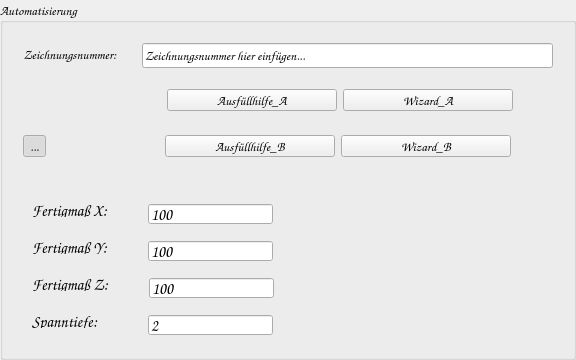
     <widget class="QGroupBox" name="gb_automatisierung">
      <property name="sizePolicy">
       <sizepolicy hsizetype="Preferred" vsizetype="MinimumExpanding">
        <horstretch>0</horstretch>
        <verstretch>0</verstretch>
       </sizepolicy>
      </property>
      <property name="minimumSize">
       <size>
        <width>450</width>
        <height>160</height>
       </size>
      </property>
      <property name="maximumSize">
       <size>
        <width>16777215</width>
        <height>360</height>
       </size>
      </property>
      <property name="font">
       <font>
        <family>Comic Sans MS</family>
        <pointsize>10</pointsize>
        <bold>false</bold>
       </font>
      </property>
      <property name="title">
       <string>Automatisierung</string>
      </property>
      <property name="alignment">
       <set>Qt::AlignmentFlag::AlignLeading|Qt::AlignmentFlag::AlignLeft|Qt::AlignmentFlag::AlignVCenter</set>
      </property>
      <layout class="QVBoxLayout" name="verticalLayout_4">
       <item>
        <widget class="QWidget" name="wg_zeichnungsnr" native="true">
         <property name="minimumSize">
          <size>
           <width>0</width>
           <height>40</height>
          </size>
         </property>
         <property name="maximumSize">
          <size>
           <width>16777215</width>
           <height>60</height>
          </size>
         </property>
         <layout class="QHBoxLayout" name="horizontalLayout_13">
          <item>
           <widget class="QLabel" name="lb_zeichnungsnr">
            <property name="sizePolicy">
             <sizepolicy hsizetype="Fixed" vsizetype="Fixed">
              <horstretch>0</horstretch>
              <verstretch>0</verstretch>
             </sizepolicy>
            </property>
            <property name="maximumSize">
             <size>
              <width>200</width>
              <height>200</height>
             </size>
            </property>
            <property name="font">
             <font>
              <family>Comic Sans MS</family>
              <pointsize>10</pointsize>
              <bold>false</bold>
             </font>
            </property>
            <property name="text">
             <string>Zeichnungsnummer:</string>
            </property>
            <property name="alignment">
             <set>Qt::AlignmentFlag::AlignCenter</set>
            </property>
           </widget>
          </item>
          <item>
           <spacer name="horizontalSpacer_13">
            <property name="orientation">
             <enum>Qt::Orientation::Horizontal</enum>
            </property>
            <property name="sizeType">
             <enum>QSizePolicy::Policy::Fixed</enum>
            </property>
            <property name="sizeHint" stdset="0">
             <size>
              <width>19</width>
              <height>20</height>
             </size>
            </property>
           </spacer>
          </item>
          <item>
           <widget class="QLineEdit" name="le_zeichnungsnr">
            <property name="minimumSize">
             <size>
              <width>335</width>
              <height>25</height>
             </size>
            </property>
            <property name="font">
             <font>
              <family>Comic Sans MS</family>
              <pointsize>10</pointsize>
              <bold>false</bold>
             </font>
            </property>
            <property name="text">
             <string>Zeichnungsnummer hier einfügen...</string>
            </property>
           </widget>
          </item>
         </layout>
        </widget>
       </item>
       <item>
        <widget class="QWidget" name="wg_wizard_a_buttons" native="true">
         <property name="minimumSize">
          <size>
           <width>0</width>
           <height>40</height>
          </size>
         </property>
         <property name="maximumSize">
          <size>
           <width>16777215</width>
           <height>50</height>
          </size>
         </property>
         <layout class="QHBoxLayout" name="horizontalLayout_22">
          <item>
           <spacer name="horizontalSpacer_41">
            <property name="orientation">
             <enum>Qt::Orientation::Horizontal</enum>
            </property>
            <property name="sizeType">
             <enum>QSizePolicy::Policy::Fixed</enum>
            </property>
            <property name="sizeHint" stdset="0">
             <size>
              <width>144</width>
              <height>20</height>
             </size>
            </property>
           </spacer>
          </item>
          <item>
           <widget class="QPushButton" name="pb_ausfuellhilfe_a">
            <property name="minimumSize">
             <size>
              <width>170</width>
              <height>0</height>
             </size>
            </property>
            <property name="maximumSize">
             <size>
              <width>210</width>
              <height>16777215</height>
             </size>
            </property>
            <property name="font">
             <font>
              <family>Comic Sans MS</family>
              <pointsize>10</pointsize>
              <bold>false</bold>
             </font>
            </property>
            <property name="text">
             <string>Ausfüllhilfe_A</string>
            </property>
            <property name="autoDefault">
             <bool>true</bool>
            </property>
           </widget>
          </item>
          <item>
           <widget class="QPushButton" name="pb_wizard_a">
            <property name="minimumSize">
             <size>
              <width>170</width>
              <height>0</height>
             </size>
            </property>
            <property name="maximumSize">
             <size>
              <width>210</width>
              <height>16777215</height>
             </size>
            </property>
            <property name="font">
             <font>
              <family>Comic Sans MS</family>
              <pointsize>10</pointsize>
              <bold>false</bold>
             </font>
            </property>
            <property name="text">
             <string>Wizard_A</string>
            </property>
            <property name="autoDefault">
             <bool>true</bool>
            </property>
           </widget>
          </item>
          <item>
           <spacer name="horizontalSpacer_43">
            <property name="orientation">
             <enum>Qt::Orientation::Horizontal</enum>
            </property>
            <property name="sizeHint" stdset="0">
             <size>
              <width>40</width>
              <height>20</height>
             </size>
            </property>
           </spacer>
          </item>
         </layout>
        </widget>
       </item>
       <item>
        <widget class="QWidget" name="wg_wizard_b_buttons" native="true">
         <property name="minimumSize">
          <size>
           <width>0</width>
           <height>40</height>
          </size>
         </property>
         <property name="maximumSize">
          <size>
           <width>16777215</width>
           <height>50</height>
          </size>
         </property>
         <layout class="QHBoxLayout" name="horizontalLayout_23">
          <item>
           <widget class="QToolButton" name="tb_wizard_b_aufklappen">
            <property name="font">
             <font>
              <family>Comic Sans MS</family>
              <pointsize>10</pointsize>
              <bold>false</bold>
             </font>
            </property>
            <property name="focusPolicy">
             <enum>Qt::FocusPolicy::NoFocus</enum>
            </property>
            <property name="text">
             <string>...</string>
            </property>
            <property name="shortcut">
             <string notr="true"/>
            </property>
            <property name="checkable">
             <bool>true</bool>
            </property>
            <property name="checked">
             <bool>true</bool>
            </property>
            <property name="autoRaise">
             <bool>true</bool>
            </property>
           </widget>
          </item>
          <item>
           <spacer name="horizontalSpacer_42">
            <property name="orientation">
             <enum>Qt::Orientation::Horizontal</enum>
            </property>
            <property name="sizeType">
             <enum>QSizePolicy::Policy::Fixed</enum>
            </property>
            <property name="sizeHint" stdset="0">
             <size>
              <width>113</width>
              <height>20</height>
             </size>
            </property>
           </spacer>
          </item>
          <item>
           <widget class="QPushButton" name="pb_ausfuellhilfe_b">
            <property name="minimumSize">
             <size>
              <width>170</width>
              <height>0</height>
             </size>
            </property>
            <property name="maximumSize">
             <size>
              <width>210</width>
              <height>16777215</height>
             </size>
            </property>
            <property name="font">
             <font>
              <family>Comic Sans MS</family>
              <pointsize>10</pointsize>
              <bold>false</bold>
             </font>
            </property>
            <property name="text">
             <string>Ausfüllhilfe_B</string>
            </property>
            <property name="autoDefault">
             <bool>true</bool>
            </property>
           </widget>
          </item>
          <item>
           <widget class="QPushButton" name="pb_wizard_b">
            <property name="minimumSize">
             <size>
              <width>170</width>
              <height>0</height>
             </size>
            </property>
            <property name="maximumSize">
             <size>
              <width>210</width>
              <height>16777215</height>
             </size>
            </property>
            <property name="font">
             <font>
              <family>Comic Sans MS</family>
              <pointsize>10</pointsize>
              <bold>false</bold>
             </font>
            </property>
            <property name="text">
             <string>Wizard_B</string>
            </property>
            <property name="autoDefault">
             <bool>true</bool>
            </property>
           </widget>
          </item>
          <item>
           <spacer name="horizontalSpacer_44">
            <property name="orientation">
             <enum>Qt::Orientation::Horizontal</enum>
            </property>
            <property name="sizeHint" stdset="0">
             <size>
              <width>40</width>
              <height>20</height>
             </size>
            </property>
           </spacer>
          </item>
         </layout>
        </widget>
       </item>
       <item>
        <spacer name="verticalSpacer_4">
         <property name="orientation">
          <enum>Qt::Orientation::Vertical</enum>
         </property>
         <property name="sizeHint" stdset="0">
          <size>
           <width>20</width>
           <height>40</height>
          </size>
         </property>
        </spacer>
       </item>
       <item>
        <widget class="QWidget" name="wg_fertigtielmasse" native="true">
         <property name="sizePolicy">
          <sizepolicy hsizetype="Preferred" vsizetype="MinimumExpanding">
           <horstretch>0</horstretch>
           <verstretch>0</verstretch>
          </sizepolicy>
         </property>
         <property name="minimumSize">
          <size>
           <width>0</width>
           <height>160</height>
          </size>
         </property>
         <layout class="QFormLayout" name="formLayout">
          <item row="0" column="0" colspan="2">
           <widget class="QWidget" name="wg_x_fertig" native="true">
            <property name="minimumSize">
             <size>
              <width>0</width>
              <height>30</height>
             </size>
            </property>
            <property name="maximumSize">
             <size>
              <width>16777215</width>
              <height>35</height>
             </size>
            </property>
            <layout class="QHBoxLayout" name="horizontalLayout_15">
             <item>
              <widget class="QLabel" name="lb_x_fertig">
               <property name="sizePolicy">
                <sizepolicy hsizetype="Fixed" vsizetype="Fixed">
                 <horstretch>0</horstretch>
                 <verstretch>0</verstretch>
                </sizepolicy>
               </property>
               <property name="maximumSize">
                <size>
                 <width>200</width>
                 <height>50</height>
                </size>
               </property>
               <property name="font">
                <font>
                 <family>Comic Sans MS</family>
                 <pointsize>12</pointsize>
                 <bold>false</bold>
                </font>
               </property>
               <property name="text">
                <string>Fertigmaß X:</string>
               </property>
               <property name="alignment">
                <set>Qt::AlignmentFlag::AlignLeading|Qt::AlignmentFlag::AlignLeft|Qt::AlignmentFlag::AlignVCenter</set>
               </property>
              </widget>
             </item>
             <item>
              <spacer name="horizontalSpacer_28">
               <property name="orientation">
                <enum>Qt::Orientation::Horizontal</enum>
               </property>
               <property name="sizeType">
                <enum>QSizePolicy::Policy::Fixed</enum>
               </property>
               <property name="sizeHint" stdset="0">
                <size>
                 <width>34</width>
                 <height>20</height>
                </size>
               </property>
              </spacer>
             </item>
             <item>
              <widget class="QLineEdit" name="le_x_fertig">
               <property name="sizePolicy">
                <sizepolicy hsizetype="Fixed" vsizetype="Fixed">
                 <horstretch>0</horstretch>
                 <verstretch>0</verstretch>
                </sizepolicy>
               </property>
               <property name="minimumSize">
                <size>
                 <width>100</width>
                 <height>20</height>
                </size>
               </property>
               <property name="maximumSize">
                <size>
                 <width>150</width>
                 <height>25</height>
                </size>
               </property>
               <property name="font">
                <font>
                 <family>Comic Sans MS</family>
                 <pointsize>12</pointsize>
                 <bold>false</bold>
                </font>
               </property>
               <property name="text">
                <string>100</string>
               </property>
              </widget>
             </item>
             <item>
              <spacer name="horizontalSpacer_32">
               <property name="orientation">
                <enum>Qt::Orientation::Horizontal</enum>
               </property>
               <property name="sizeHint" stdset="0">
                <size>
                 <width>40</width>
                 <height>20</height>
                </size>
               </property>
              </spacer>
             </item>
            </layout>
           </widget>
          </item>
          <item row="1" column="0" colspan="2">
           <widget class="QWidget" name="wg_y_fertig" native="true">
            <property name="minimumSize">
             <size>
              <width>0</width>
              <height>30</height>
             </size>
            </property>
            <property name="maximumSize">
             <size>
              <width>16777215</width>
              <height>35</height>
             </size>
            </property>
            <layout class="QHBoxLayout" name="horizontalLayout_16">
             <item>
              <widget class="QLabel" name="lb_y_fertig">
               <property name="sizePolicy">
                <sizepolicy hsizetype="Fixed" vsizetype="Fixed">
                 <horstretch>0</horstretch>
                 <verstretch>0</verstretch>
                </sizepolicy>
               </property>
               <property name="maximumSize">
                <size>
                 <width>200</width>
                 <height>50</height>
                </size>
               </property>
               <property name="font">
                <font>
                 <family>Comic Sans MS</family>
                 <pointsize>12</pointsize>
                 <bold>false</bold>
                </font>
               </property>
               <property name="text">
                <string>Fertigmaß Y:</string>
               </property>
               <property name="alignment">
                <set>Qt::AlignmentFlag::AlignLeading|Qt::AlignmentFlag::AlignLeft|Qt::AlignmentFlag::AlignVCenter</set>
               </property>
              </widget>
             </item>
             <item>
              <spacer name="horizontalSpacer_29">
               <property name="orientation">
                <enum>Qt::Orientation::Horizontal</enum>
               </property>
               <property name="sizeType">
                <enum>QSizePolicy::Policy::Fixed</enum>
               </property>
               <property name="sizeHint" stdset="0">
                <size>
                 <width>34</width>
                 <height>20</height>
                </size>
               </property>
              </spacer>
             </item>
             <item>
              <widget class="QLineEdit" name="le_y_fertig">
               <property name="sizePolicy">
                <sizepolicy hsizetype="Fixed" vsizetype="Fixed">
                 <horstretch>0</horstretch>
                 <verstretch>0</verstretch>
                </sizepolicy>
               </property>
               <property name="minimumSize">
                <size>
                 <width>100</width>
                 <height>20</height>
                </size>
               </property>
               <property name="maximumSize">
                <size>
                 <width>150</width>
                 <height>25</height>
                </size>
               </property>
               <property name="font">
                <font>
                 <family>Comic Sans MS</family>
                 <pointsize>12</pointsize>
                 <bold>false</bold>
                </font>
               </property>
               <property name="text">
                <string>100</string>
               </property>
              </widget>
             </item>
             <item>
              <spacer name="horizontalSpacer_33">
               <property name="orientation">
                <enum>Qt::Orientation::Horizontal</enum>
               </property>
               <property name="sizeHint" stdset="0">
                <size>
                 <width>40</width>
                 <height>20</height>
                </size>
               </property>
              </spacer>
             </item>
            </layout>
           </widget>
          </item>
          <item row="2" column="0" colspan="2">
           <widget class="QWidget" name="wg_z_fertig" native="true">
            <property name="minimumSize">
             <size>
              <width>0</width>
              <height>30</height>
             </size>
            </property>
            <property name="maximumSize">
             <size>
              <width>16777215</width>
              <height>35</height>
             </size>
            </property>
            <layout class="QHBoxLayout" name="horizontalLayout_14">
             <item>
              <widget class="QLabel" name="lb_z_fertig">
               <property name="sizePolicy">
                <sizepolicy hsizetype="Fixed" vsizetype="Fixed">
                 <horstretch>0</horstretch>
                 <verstretch>0</verstretch>
                </sizepolicy>
               </property>
               <property name="maximumSize">
                <size>
                 <width>200</width>
                 <height>50</height>
                </size>
               </property>
               <property name="font">
                <font>
                 <family>Comic Sans MS</family>
                 <pointsize>12</pointsize>
                 <bold>false</bold>
                </font>
               </property>
               <property name="text">
                <string>Fertigmaß Z:</string>
               </property>
               <property name="alignment">
                <set>Qt::AlignmentFlag::AlignLeading|Qt::AlignmentFlag::AlignLeft|Qt::AlignmentFlag::AlignVCenter</set>
               </property>
              </widget>
             </item>
             <item>
              <spacer name="horizontalSpacer_30">
               <property name="orientation">
                <enum>Qt::Orientation::Horizontal</enum>
               </property>
               <property name="sizeType">
                <enum>QSizePolicy::Policy::Fixed</enum>
               </property>
               <property name="sizeHint" stdset="0">
                <size>
                 <width>34</width>
                 <height>20</height>
                </size>
               </property>
              </spacer>
             </item>
             <item>
              <widget class="QLineEdit" name="le_z_fertig">
               <property name="sizePolicy">
                <sizepolicy hsizetype="Fixed" vsizetype="Fixed">
                 <horstretch>0</horstretch>
                 <verstretch>0</verstretch>
                </sizepolicy>
               </property>
               <property name="minimumSize">
                <size>
                 <width>100</width>
                 <height>20</height>
                </size>
               </property>
               <property name="maximumSize">
                <size>
                 <width>150</width>
                 <height>25</height>
                </size>
               </property>
               <property name="font">
                <font>
                 <family>Comic Sans MS</family>
                 <pointsize>12</pointsize>
                 <bold>false</bold>
                </font>
               </property>
               <property name="text">
                <string>100</string>
               </property>
              </widget>
             </item>
             <item>
              <spacer name="horizontalSpacer_34">
               <property name="orientation">
                <enum>Qt::Orientation::Horizontal</enum>
               </property>
               <property name="sizeHint" stdset="0">
                <size>
                 <width>40</width>
                 <height>20</height>
                </size>
               </property>
              </spacer>
             </item>
            </layout>
           </widget>
          </item>
          <item row="3" column="0" colspan="2">
           <widget class="QWidget" name="wg_spanntiefe_b" native="true">
            <property name="minimumSize">
             <size>
              <width>0</width>
              <height>30</height>
             </size>
            </property>
            <property name="maximumSize">
             <size>
              <width>16777215</width>
              <height>35</height>
             </size>
            </property>
            <layout class="QHBoxLayout" name="horizontalLayout_17">
             <item>
              <widget class="QLabel" name="lb_spanntiefe_b">
               <property name="sizePolicy">
                <sizepolicy hsizetype="Fixed" vsizetype="Fixed">
                 <horstretch>0</horstretch>
                 <verstretch>0</verstretch>
                </sizepolicy>
               </property>
               <property name="maximumSize">
                <size>
                 <width>200</width>
                 <height>50</height>
                </size>
               </property>
               <property name="font">
                <font>
                 <family>Comic Sans MS</family>
                 <pointsize>12</pointsize>
                 <bold>false</bold>
                </font>
               </property>
               <property name="text">
                <string>Spanntiefe:</string>
               </property>
               <property name="alignment">
                <set>Qt::AlignmentFlag::AlignLeading|Qt::AlignmentFlag::AlignLeft|Qt::AlignmentFlag::AlignVCenter</set>
               </property>
              </widget>
             </item>
             <item>
              <spacer name="horizontalSpacer_31">
               <property name="orientation">
                <enum>Qt::Orientation::Horizontal</enum>
               </property>
               <property name="sizeType">
                <enum>QSizePolicy::Policy::Fixed</enum>
               </property>
               <property name="sizeHint" stdset="0">
                <size>
                 <width>44</width>
                 <height>20</height>
                </size>
               </property>
              </spacer>
             </item>
             <item>
              <widget class="QLineEdit" name="le_spanntiefe_b">
               <property name="sizePolicy">
                <sizepolicy hsizetype="Fixed" vsizetype="Fixed">
                 <horstretch>0</horstretch>
                 <verstretch>0</verstretch>
                </sizepolicy>
               </property>
               <property name="minimumSize">
                <size>
                 <width>100</width>
                 <height>20</height>
                </size>
               </property>
               <property name="maximumSize">
                <size>
                 <width>150</width>
                 <height>25</height>
                </size>
               </property>
               <property name="font">
                <font>
                 <family>Comic Sans MS</family>
                 <pointsize>12</pointsize>
                 <bold>false</bold>
                </font>
               </property>
               <property name="focusPolicy">
                <enum>Qt::FocusPolicy::ClickFocus</enum>
               </property>
               <property name="text">
                <string>2</string>
               </property>
              </widget>
             </item>
             <item>
              <spacer name="horizontalSpacer_35">
               <property name="orientation">
                <enum>Qt::Orientation::Horizontal</enum>
               </property>
               <property name="sizeHint" stdset="0">
                <size>
                 <width>40</width>
                 <height>20</height>
                </size>
               </property>
              </spacer>
             </item>
            </layout>
           </widget>
          </item>
         </layout>
        </widget>
       </item>
      </layout>
     </widget>
